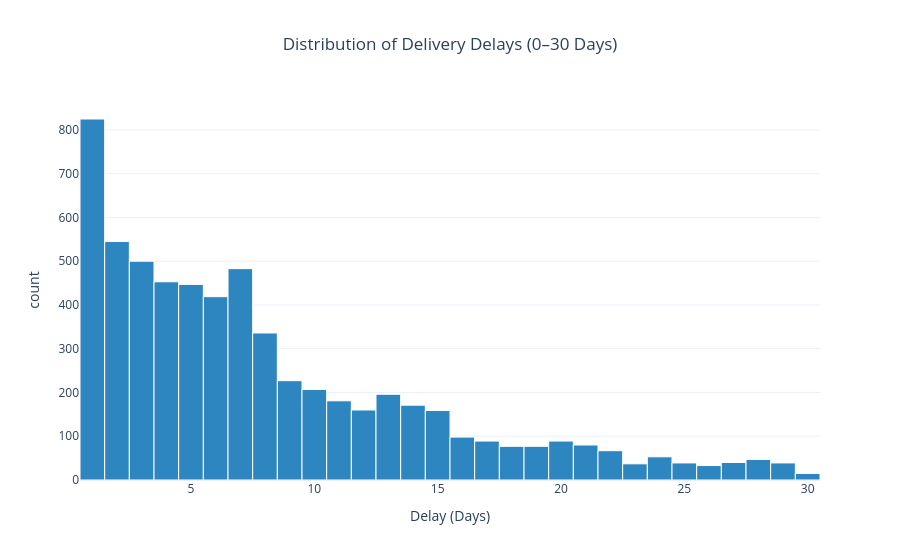

Notebook code for this chart:
### Code cell
import plotly.express as px

fig = px.histogram(
    delay_0_30,
    nbins=30,
    title="Distribution of Delivery Delays (0–30 Days)",
    labels={"value": "Delay (Days)", "count": "Number of Orders"},
    color_discrete_sequence=["#2E86C1"]
)

fig.update_traces(
    marker_line_color="white",
    marker_line_width=1
)

fig.update_layout(
    template="plotly_white",
    title_x=0.5,
    showlegend=False
)

fig.show()

### Figure 1 — Plotly figure (JSON) as saved in the notebook; plotly's stock layout.template omitted (floating-point values rounded to 4 significant figures; data arrays with more than 128 entries replaced by an {"elided": "..."} marker saying what was removed)
{"data": [{"bingroup": "x", "hovertemplate": "variable=delivery_delay<br>Delay (Days)=%{x}<br>count=%{y}<extra></extra>", "legendgroup": "delivery_delay", "marker": {"color": "#2E86C1", "line": {"color": "white", "width": 1}, "pattern": {"shape": ""}}, "name": "delivery_delay", "nbinsx": 30, "orientation": "v", "showlegend": true, "type": "histogram", "x": {"elided": "6189 int values"}, "xaxis": "x", "yaxis": "y"}], "layout": {"barmode": "relative", "legend": {"title": {"text": "variable"}, "tracegroupgap": 0}, "showlegend": false, "title": {"text": "Distribution of Delivery Delays (0–30 Days)", "x": 0.5}, "xaxis": {"anchor": "y", "domain": [0, 1], "title": {"text": "Delay (Days)"}}, "yaxis": {"anchor": "x", "domain": [0, 1], "title": {"text": "count"}}}}
